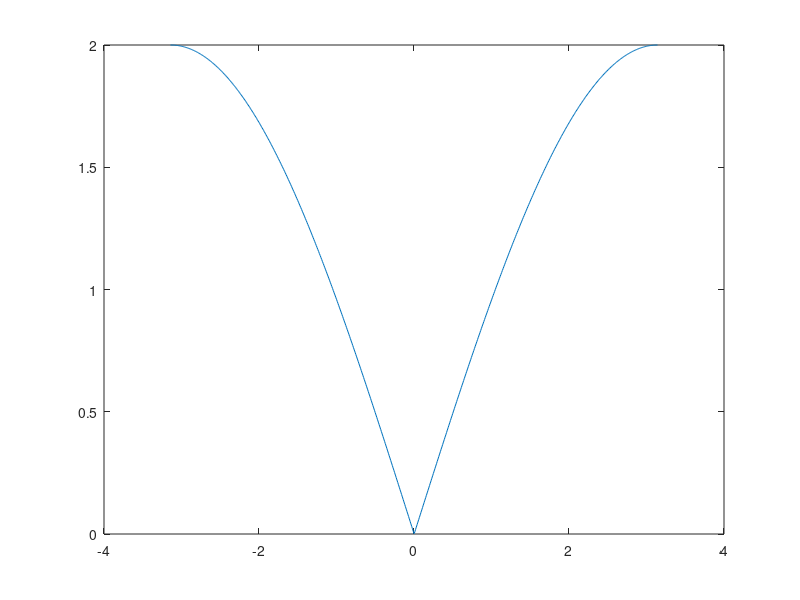
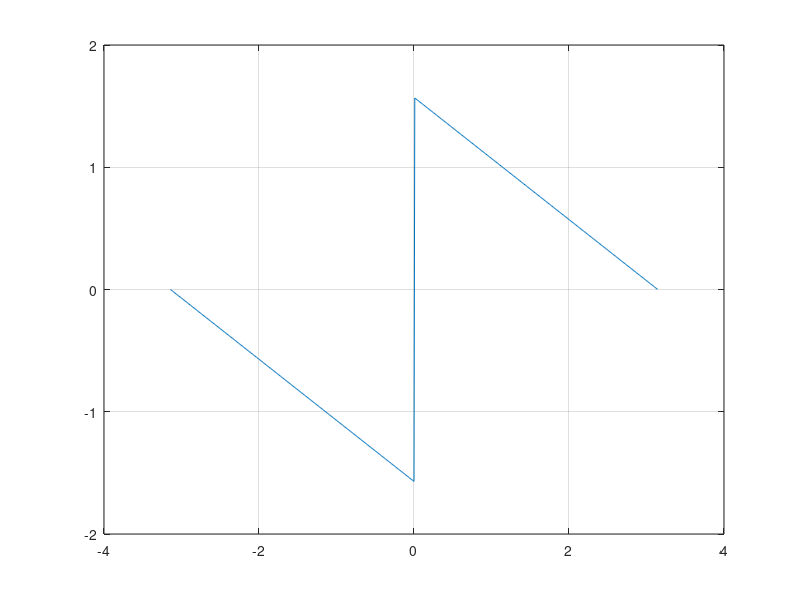

Source code (MATLAB) for these figures, in order:
function [  ] = uno(  )
      
w=-pi:0.01:pi;
h=2*1i.*exp(-1i*(w/2)).*sin(w/2);
f=pi*linspace(-1,1,length(w));
figure
plot(f,abs(h))
figure
plot(f,angle(h))
grid
end
